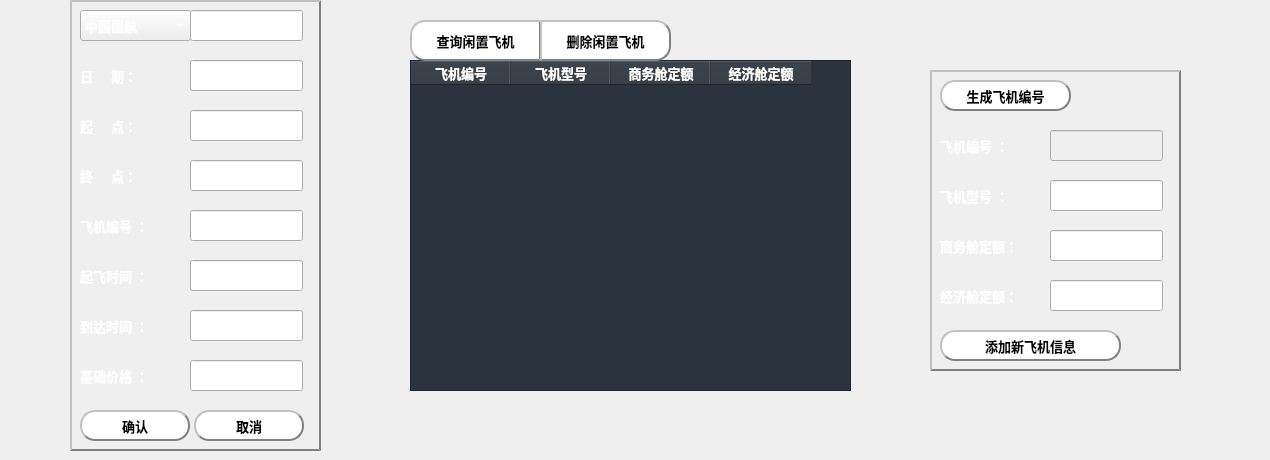
  <widget class="QWidget" name="widget_2" native="true">
   <property name="geometry">
    <rect>
     <x>170</x>
     <y>10</y>
     <width>1270</width>
     <height>460</height>
    </rect>
   </property>
   <property name="styleSheet">
    <string notr="true">color: rgb(255, 255, 255);</string>
   </property>
   <widget class="QComboBox" name="comboBox">
    <property name="geometry">
     <rect>
      <x>80</x>
      <y>10</y>
      <width>111</width>
      <height>31</height>
     </rect>
    </property>
    <property name="font">
     <font>
      <pointsize>10</pointsize>
      <weight>75</weight>
      <bold>true</bold>
     </font>
    </property>
    <item>
     <property name="text">
      <string>中国国航</string>
     </property>
    </item>
    <item>
     <property name="text">
      <string>南方航空</string>
     </property>
    </item>
    <item>
     <property name="text">
      <string>东方航空</string>
     </property>
    </item>
   </widget>
   <widget class="QLineEdit" name="lineEdit">
    <property name="geometry">
     <rect>
      <x>190</x>
      <y>10</y>
      <width>113</width>
      <height>31</height>
     </rect>
    </property>
    <property name="font">
     <font>
      <pointsize>10</pointsize>
      <weight>75</weight>
      <bold>true</bold>
     </font>
    </property>
    <property name="text">
     <string>CA</string>
    </property>
   </widget>
   <widget class="QLabel" name="label_2">
    <property name="geometry">
     <rect>
      <x>80</x>
      <y>60</y>
      <width>110</width>
      <height>31</height>
     </rect>
    </property>
    <property name="font">
     <font>
      <pointsize>10</pointsize>
      <weight>75</weight>
      <bold>true</bold>
     </font>
    </property>
    <property name="text">
     <string>日     期：</string>
    </property>
   </widget>
   <widget class="QLineEdit" name="lineEdit_2">
    <property name="geometry">
     <rect>
      <x>190</x>
      <y>60</y>
      <width>113</width>
      <height>31</height>
     </rect>
    </property>
    <property name="font">
     <font>
      <pointsize>10</pointsize>
      <weight>75</weight>
      <bold>true</bold>
     </font>
    </property>
   </widget>
   <widget class="QLabel" name="label_3">
    <property name="geometry">
     <rect>
      <x>80</x>
      <y>110</y>
      <width>110</width>
      <height>31</height>
     </rect>
    </property>
    <property name="font">
     <font>
      <pointsize>10</pointsize>
      <weight>75</weight>
      <bold>true</bold>
     </font>
    </property>
    <property name="text">
     <string>起     点：</string>
    </property>
   </widget>
   <widget class="QLineEdit" name="lineEdit_3">
    <property name="geometry">
     <rect>
      <x>190</x>
      <y>110</y>
      <width>113</width>
      <height>31</height>
     </rect>
    </property>
    <property name="font">
     <font>
      <pointsize>10</pointsize>
      <weight>75</weight>
      <bold>true</bold>
     </font>
    </property>
   </widget>
   <widget class="QLineEdit" name="lineEdit_4">
    <property name="geometry">
     <rect>
      <x>190</x>
      <y>160</y>
      <width>113</width>
      <height>31</height>
     </rect>
    </property>
    <property name="font">
     <font>
      <pointsize>10</pointsize>
      <weight>75</weight>
      <bold>true</bold>
     </font>
    </property>
   </widget>
   <widget class="QLabel" name="label_4">
    <property name="geometry">
     <rect>
      <x>80</x>
      <y>160</y>
      <width>110</width>
      <height>31</height>
     </rect>
    </property>
    <property name="font">
     <font>
      <pointsize>10</pointsize>
      <weight>75</weight>
      <bold>true</bold>
     </font>
    </property>
    <property name="text">
     <string>终     点：</string>
    </property>
   </widget>
   <widget class="QLabel" name="label_5">
    <property name="geometry">
     <rect>
      <x>80</x>
      <y>210</y>
      <width>110</width>
      <height>31</height>
     </rect>
    </property>
    <property name="font">
     <font>
      <pointsize>10</pointsize>
      <weight>75</weight>
      <bold>true</bold>
     </font>
    </property>
    <property name="text">
     <string>飞机编号 ：</string>
    </property>
   </widget>
   <widget class="QLineEdit" name="lineEdit_5">
    <property name="geometry">
     <rect>
      <x>190</x>
      <y>210</y>
      <width>113</width>
      <height>31</height>
     </rect>
    </property>
    <property name="font">
     <font>
      <pointsize>10</pointsize>
      <weight>75</weight>
      <bold>true</bold>
     </font>
    </property>
   </widget>
   <widget class="QLineEdit" name="lineEdit_6">
    <property name="geometry">
     <rect>
      <x>190</x>
      <y>260</y>
      <width>113</width>
      <height>31</height>
     </rect>
    </property>
    <property name="font">
     <font>
      <pointsize>10</pointsize>
      <weight>75</weight>
      <bold>true</bold>
     </font>
    </property>
    <property name="text">
     <string/>
    </property>
   </widget>
   <widget class="QLabel" name="label_6">
    <property name="geometry">
     <rect>
      <x>80</x>
      <y>260</y>
      <width>110</width>
      <height>31</height>
     </rect>
    </property>
    <property name="font">
     <font>
      <pointsize>10</pointsize>
      <weight>75</weight>
      <bold>true</bold>
     </font>
    </property>
    <property name="text">
     <string>起飞时间 ：</string>
    </property>
   </widget>
   <widget class="QLabel" name="label_7">
    <property name="geometry">
     <rect>
      <x>80</x>
      <y>310</y>
      <width>110</width>
      <height>31</height>
     </rect>
    </property>
    <property name="font">
     <font>
      <pointsize>10</pointsize>
      <weight>75</weight>
      <bold>true</bold>
     </font>
    </property>
    <property name="text">
     <string>到达时间 ：</string>
    </property>
   </widget>
   <widget class="QLineEdit" name="lineEdit_7">
    <property name="geometry">
     <rect>
      <x>190</x>
      <y>310</y>
      <width>113</width>
      <height>31</height>
     </rect>
    </property>
    <property name="font">
     <font>
      <pointsize>10</pointsize>
      <weight>75</weight>
      <bold>true</bold>
     </font>
    </property>
    <property name="text">
     <string/>
    </property>
   </widget>
   <widget class="QLineEdit" name="lineEdit_8">
    <property name="geometry">
     <rect>
      <x>190</x>
      <y>360</y>
      <width>113</width>
      <height>31</height>
     </rect>
    </property>
    <property name="font">
     <font>
      <pointsize>10</pointsize>
      <weight>75</weight>
      <bold>true</bold>
     </font>
    </property>
    <property name="text">
     <string/>
    </property>
   </widget>
   <widget class="QLabel" name="label_8">
    <property name="geometry">
     <rect>
      <x>80</x>
      <y>360</y>
      <width>110</width>
      <height>31</height>
     </rect>
    </property>
    <property name="font">
     <font>
      <pointsize>10</pointsize>
      <weight>75</weight>
      <bold>true</bold>
     </font>
    </property>
    <property name="text">
     <string>基础价格 ：</string>
    </property>
   </widget>
   <widget class="QPushButton" name="pushButton_7">
    <property name="geometry">
     <rect>
      <x>80</x>
      <y>410</y>
      <width>110</width>
      <height>31</height>
     </rect>
    </property>
    <property name="font">
     <font>
      <pointsize>10</pointsize>
      <weight>75</weight>
      <bold>true</bold>
     </font>
    </property>
    <property name="styleSheet">
     <string notr="true">#pushButton_7:!hover
{
border-radius:15px;
background-color:rgb(255, 255, 255);
color: rgb(0, 0, 0);
border:2px groove gray;
padding:2px 4px;
border-style:outset;
}
#pushButton_7:hover
{
border-radius:15px;
background-color:rgb(85, 187, 138);
color: rgb(255, 255, 255);
border:2px groove gray;
padding:2px 4px;
border-style:outset;
}</string>
    </property>
    <property name="text">
     <string>确认</string>
    </property>
   </widget>
   <widget class="QPushButton" name="pushButton_8">
    <property name="geometry">
     <rect>
      <x>194</x>
      <y>410</y>
      <width>110</width>
      <height>31</height>
     </rect>
    </property>
    <property name="font">
     <font>
      <pointsize>10</pointsize>
      <weight>75</weight>
      <bold>true</bold>
     </font>
    </property>
    <property name="styleSheet">
     <string notr="true">#pushButton_8:!hover
{
border-radius:15px;
background-color:rgb(255, 255, 255);
color: rgb(0, 0, 0);
border:2px groove gray;
padding:2px 4px;
border-style:outset;
}
#pushButton_8:hover
{
border-radius:15px;
background-color:rgb(85, 187, 138);
color: rgb(255, 255, 255);
border:2px groove gray;
padding:2px 4px;
border-style:outset;
}</string>
    </property>
    <property name="text">
     <string>取消</string>
    </property>
   </widget>
   <widget class="QTableWidget" name="tableWidget_3">
    <property name="geometry">
     <rect>
      <x>410</x>
      <y>60</y>
      <width>441</width>
      <height>331</height>
     </rect>
    </property>
    <property name="font">
     <font>
      <pointsize>10</pointsize>
     </font>
    </property>
    <property name="styleSheet">
     <string notr="true">background-color: rgb(43, 51, 62);
alternate-background-color: rgb(94, 97, 109);
color: rgb(255, 255, 255);
</string>
    </property>
    <property name="editTriggers">
     <set>QAbstractItemView::NoEditTriggers</set>
    </property>
    <property name="selectionBehavior">
     <enum>QAbstractItemView::SelectRows</enum>
    </property>
    <column>
     <property name="text">
      <string>飞机编号</string>
     </property>
     <property name="font">
      <font>
       <pointsize>10</pointsize>
       <weight>75</weight>
       <bold>true</bold>
      </font>
     </property>
     <property name="textAlignment">
      <set>AlignCenter</set>
     </property>
    </column>
    <column>
     <property name="text">
      <string>飞机型号</string>
     </property>
     <property name="font">
      <font>
       <pointsize>10</pointsize>
       <weight>75</weight>
       <bold>true</bold>
      </font>
     </property>
     <property name="textAlignment">
      <set>AlignCenter</set>
     </property>
    </column>
    <column>
     <property name="text">
      <string>商务舱定额</string>
     </property>
     <property name="font">
      <font>
       <pointsize>10</pointsize>
       <weight>75</weight>
       <bold>true</bold>
      </font>
     </property>
     <property name="textAlignment">
      <set>AlignCenter</set>
     </property>
    </column>
    <column>
     <property name="text">
      <string>经济舱定额</string>
     </property>
     <property name="font">
      <font>
       <pointsize>10</pointsize>
       <weight>75</weight>
       <bold>true</bold>
      </font>
     </property>
     <property name="textAlignment">
      <set>AlignCenter</set>
     </property>
    </column>
   </widget>
   <widget class="QPushButton" name="pushButton_9">
    <property name="geometry">
     <rect>
      <x>410</x>
      <y>20</y>
      <width>131</width>
      <height>41</height>
     </rect>
    </property>
    <property name="font">
     <font>
      <pointsize>10</pointsize>
      <weight>75</weight>
      <bold>true</bold>
     </font>
    </property>
    <property name="styleSheet">
     <string notr="true">#pushButton_9:!hover
{
background-color: rgb(255, 255, 255);
color: rgb(0, 0, 0);
border-top-left-radius:15px;
border-bottom-left-radius:15px;
border:2px groove gray;
padding:2px 4px;
border-style:outset;
}
#pushButton_9:hover
{
background-color:rgb(85, 187, 138);
border-top-left-radius:15px;
border-bottom-left-radius:15px;
color: rgb(255, 255, 255);
border:2px groove gray;
padding:2px 4px;
border-style:outset;
}</string>
    </property>
    <property name="text">
     <string>查询闲置飞机</string>
    </property>
   </widget>
   <widget class="QLineEdit" name="lineEdit_9">
    <property name="enabled">
     <bool>false</bool>
    </property>
    <property name="geometry">
     <rect>
      <x>1050</x>
      <y>130</y>
      <width>113</width>
      <height>31</height>
     </rect>
    </property>
    <property name="font">
     <font>
      <pointsize>10</pointsize>
      <weight>75</weight>
      <bold>true</bold>
     </font>
    </property>
   </widget>
   <widget class="QLabel" name="label_9">
    <property name="geometry">
     <rect>
      <x>940</x>
      <y>130</y>
      <width>110</width>
      <height>31</height>
     </rect>
    </property>
    <property name="font">
     <font>
      <pointsize>10</pointsize>
      <weight>75</weight>
      <bold>true</bold>
     </font>
    </property>
    <property name="text">
     <string>飞机编号 ：</string>
    </property>
   </widget>
   <widget class="QPushButton" name="pushButton_10">
    <property name="geometry">
     <rect>
      <x>940</x>
      <y>80</y>
      <width>131</width>
      <height>31</height>
     </rect>
    </property>
    <property name="font">
     <font>
      <pointsize>10</pointsize>
      <weight>75</weight>
      <bold>true</bold>
     </font>
    </property>
    <property name="styleSheet">
     <string notr="true">#pushButton_10:!hover
{
border-radius:15px;
background-color:rgb(255, 255, 255);
color: rgb(0, 0, 0);
border:2px groove gray;
padding:2px 4px;
border-style:outset;
}
#pushButton_10:hover
{
border-radius:15px;
background-color:rgb(85, 187, 138);
color: rgb(255, 255, 255);
border:2px groove gray;
padding:2px 4px;
border-style:outset;
}</string>
    </property>
    <property name="text">
     <string>生成飞机编号</string>
    </property>
   </widget>
   <widget class="QLabel" name="label_10">
    <property name="geometry">
     <rect>
      <x>940</x>
      <y>180</y>
      <width>110</width>
      <height>31</height>
     </rect>
    </property>
    <property name="font">
     <font>
      <pointsize>10</pointsize>
      <weight>75</weight>
      <bold>true</bold>
     </font>
    </property>
    <property name="text">
     <string>飞机型号 ：</string>
    </property>
   </widget>
   <widget class="QLineEdit" name="lineEdit_10">
    <property name="geometry">
     <rect>
      <x>1050</x>
      <y>180</y>
      <width>113</width>
      <height>31</height>
     </rect>
    </property>
    <property name="font">
     <font>
      <pointsize>10</pointsize>
      <weight>75</weight>
      <bold>true</bold>
     </font>
    </property>
   </widget>
   <widget class="QLabel" name="label_11">
    <property name="geometry">
     <rect>
      <x>940</x>
      <y>230</y>
      <width>110</width>
      <height>31</height>
     </rect>
    </property>
    <property name="font">
     <font>
      <pointsize>10</pointsize>
      <weight>75</weight>
      <bold>true</bold>
     </font>
    </property>
    <property name="text">
     <string>商务舱定额：</string>
    </property>
   </widget>
   <widget class="QLineEdit" name="lineEdit_11">
    <property name="geometry">
     <rect>
      <x>1050</x>
      <y>230</y>
      <width>113</width>
      <height>31</height>
     </rect>
    </property>
    <property name="font">
     <font>
      <pointsize>10</pointsize>
      <weight>75</weight>
      <bold>true</bold>
     </font>
    </property>
   </widget>
   <widget class="QLineEdit" name="lineEdit_12">
    <property name="geometry">
     <rect>
      <x>1050</x>
      <y>280</y>
      <width>113</width>
      <height>31</height>
     </rect>
    </property>
    <property name="font">
     <font>
      <pointsize>10</pointsize>
      <weight>75</weight>
      <bold>true</bold>
     </font>
    </property>
   </widget>
   <widget class="QLabel" name="label_12">
    <property name="geometry">
     <rect>
      <x>940</x>
      <y>280</y>
      <width>110</width>
      <height>31</height>
     </rect>
    </property>
    <property name="font">
     <font>
      <pointsize>10</pointsize>
      <weight>75</weight>
      <bold>true</bold>
     </font>
    </property>
    <property name="text">
     <string>经济舱定额：</string>
    </property>
   </widget>
   <widget class="QPushButton" name="pushButton_11">
    <property name="geometry">
     <rect>
      <x>940</x>
      <y>330</y>
      <width>181</width>
      <height>31</height>
     </rect>
    </property>
    <property name="font">
     <font>
      <pointsize>10</pointsize>
      <weight>75</weight>
      <bold>true</bold>
     </font>
    </property>
    <property name="styleSheet">
     <string notr="true">#pushButton_11:!hover
{
border-radius:15px;
background-color:rgb(255, 255, 255);
color: rgb(0, 0, 0);
border:2px groove gray;
padding:2px 4px;
border-style:outset;
}
#pushButton_11:hover
{
border-radius:15px;
background-color:rgb(85, 187, 138);
color: rgb(255, 255, 255);
border:2px groove gray;
padding:2px 4px;
border-style:outset;
}</string>
    </property>
    <property name="text">
     <string>添加新飞机信息</string>
    </property>
   </widget>
   <widget class="QPushButton" name="pushButton_12">
    <property name="geometry">
     <rect>
      <x>540</x>
      <y>20</y>
      <width>131</width>
      <height>41</height>
     </rect>
    </property>
    <property name="font">
     <font>
      <pointsize>10</pointsize>
      <weight>75</weight>
      <bold>true</bold>
     </font>
    </property>
    <property name="styleSheet">
     <string notr="true">#pushButton_12:!hover
{
background-color: rgb(255, 255, 255);
color: rgb(0, 0, 0);
border-top-right-radius:15px;
border-bottom-right-radius:15px;
border:2px groove gray;
padding:2px 4px;
border-style:outset;
}
#pushButton_12:hover
{
background-color:rgb(85, 187, 138);
border-top-right-radius:15px;
border-bottom-right-radius:15px;
color: rgb(255, 255, 255);
border:2px groove gray;
padding:2px 4px;
border-style:outset;
}</string>
    </property>
    <property name="text">
     <string>删除闲置飞机</string>
    </property>
   </widget>
   <widget class="QLabel" name="label_13">
    <property name="geometry">
     <rect>
      <x>930</x>
      <y>70</y>
      <width>251</width>
      <height>301</height>
     </rect>
    </property>
    <property name="styleSheet">
     <string notr="true">border:2px groove gray;
padding:2px 4px;
border-style:outset;</string>
    </property>
    <property name="text">
     <string/>
    </property>
   </widget>
   <widget class="QLabel" name="label_14">
    <property name="geometry">
     <rect>
      <x>70</x>
      <y>0</y>
      <width>251</width>
      <height>451</height>
     </rect>
    </property>
    <property name="styleSheet">
     <string notr="true">border:2px groove gray;
padding:2px 4px;
border-style:outset;</string>
    </property>
    <property name="text">
     <string/>
    </property>
   </widget>
   <zorder>label_14</zorder>
   <zorder>label_13</zorder>
   <zorder>comboBox</zorder>
   <zorder>lineEdit</zorder>
   <zorder>label_2</zorder>
   <zorder>lineEdit_2</zorder>
   <zorder>label_3</zorder>
   <zorder>lineEdit_3</zorder>
   <zorder>lineEdit_4</zorder>
   <zorder>label_4</zorder>
   <zorder>label_5</zorder>
   <zorder>lineEdit_5</zorder>
   <zorder>lineEdit_6</zorder>
   <zorder>label_6</zorder>
   <zorder>label_7</zorder>
   <zorder>lineEdit_7</zorder>
   <zorder>lineEdit_8</zorder>
   <zorder>label_8</zorder>
   <zorder>pushButton_7</zorder>
   <zorder>pushButton_8</zorder>
   <zorder>tableWidget_3</zorder>
   <zorder>pushButton_9</zorder>
   <zorder>lineEdit_9</zorder>
   <zorder>label_9</zorder>
   <zorder>pushButton_10</zorder>
   <zorder>label_10</zorder>
   <zorder>lineEdit_10</zorder>
   <zorder>label_11</zorder>
   <zorder>lineEdit_11</zorder>
   <zorder>lineEdit_12</zorder>
   <zorder>label_12</zorder>
   <zorder>pushButton_11</zorder>
   <zorder>pushButton_12</zorder>
  </widget>
